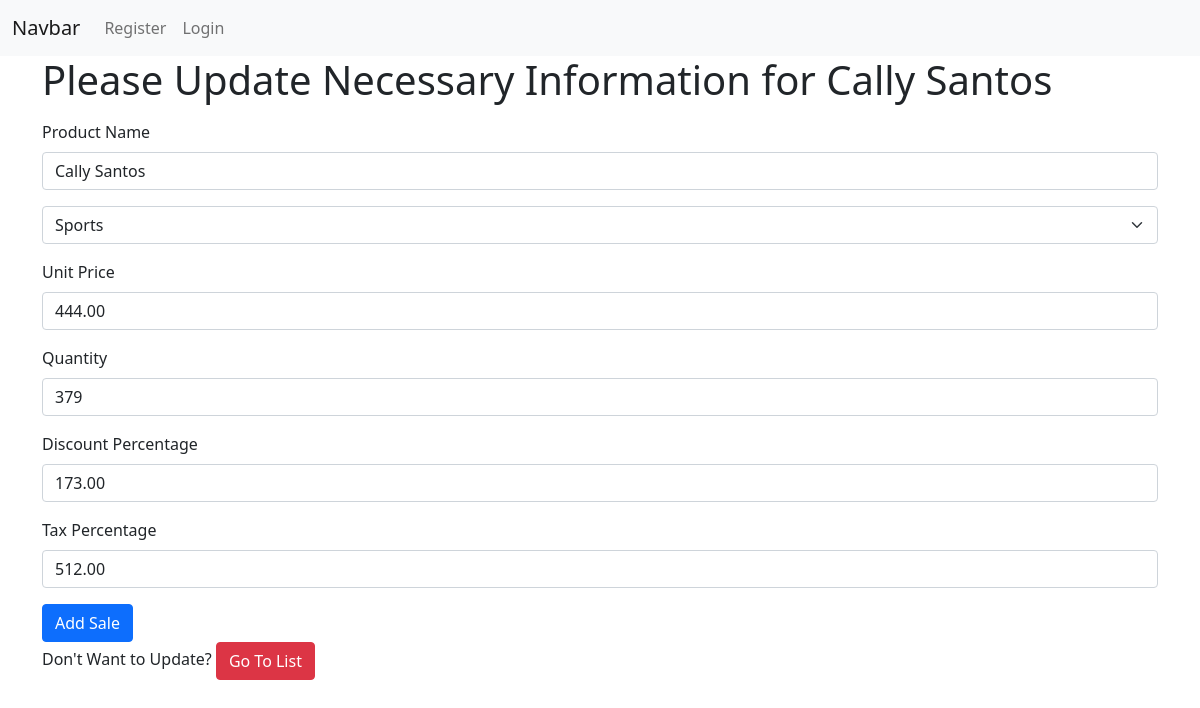
Screenshot of /update-sale/3/ with the database file from the repository.
### Sales_Management/models.py (models this page shows, shortened)
class SaleModel(models.Model):
    product_name = models.CharField(max_length=255, null=True)
    category = models.ForeignKey(
        CategoryModel,
        on_delete=models.CASCADE,
        null=True, blank=True,
        related_name='cat'
    )
    unit_price = models.DecimalField(max_digits=10, decimal_places=2, null=True)
    quantity = models.PositiveIntegerField(null=True)
    discount_percent = models.DecimalField(max_digits=5, decimal_places=2, default=0, null=True)
    tax_percent = models.DecimalField(max_digits=5, decimal_places=2, default=0, null=True)
    total_price = models.DecimalField(max_digits=12, decimal_places=2, null=True, blank=True)
    sale_date = models.DateField(auto_now_add=True)

class CategoryModel(models.Model):
    name = models.CharField(max_length=255, null=True)

### Sales_Management/views.py (the view, shortened to what this page needs)
# urls.py: path('update-sale/<str:s_id>/', update_sale, name='update_sale'),
def update_sale(request, s_id):
    sale_data = SaleModel.objects.get(id = s_id)
    cate = CategoryModel.objects.all()
    context = {
        'cate' : cate,
        'sale_data' : sale_data
    }
    return render(request, 'sale/update_sale.html', context)

### Sales_Management/templates/sale/update_sale.html (shortened to what this page needs)
{% extends 'master/base.html' %}
{% block body %}
  <h1>Please Update Necessary Information for {{sale_data.product_name}}</h1>
  <div class="mt-3">
    <form action="" method="POST">
      <div class="mb-3">
        <label for="exampleInputPassword1" class="form-label">Product Name</label>
        <input name="product_name" value="{{sale_data.product_name}}" type="text" class="form-control" id="exampleInputPassword1" placeholder="Product Name" required />
      </div>
      <div class="mb-3">
        <div class="mb-3">
          <select name="category" class="form-select" aria-label="Default select example">
            {% for c in cate %}
              <option value="{{ c.id }}"
              {% if sale_data.category.id == c.id  %}
                selected
              {% endif %}
                >{{ c.name }}</option>
            {% endfor %}
          </select>
        </div>
      </div>
      <div class="mb-3">
        <label for="exampleInputPassword1" class="form-label">Unit Price</label>
        <input name="unit_price" value="{{sale_data.unit_price}}" type="number" class="form-control" id="exampleInputPassword1" placeholder="Prodive per piece price" required />
      </div>
      <div class="mb-3">
        <label for="exampleInputPassword1" class="form-label">Quantity</label>
        <input name="quantity" value="{{sale_data.quantity}}" type="number" class="form-control" id="exampleInputPassword1" placeholder="Provide Quantity in Number" required />
      </div>
      <div class="mb-3">
        <label for="exampleInputPassword1" class="form-label">Discount Percentage</label>
        <input name="discount_percent" value="{{sale_data.discount_percent}}" type="number" class="form-control" id="exampleInputPassword1" placeholder="Provide Percentage Number" />
      </div>
      <div class="mb-3">
        <label for="exampleInputPassword1" class="form-label">Tax Percentage</label>
        <input name="tax_percent" value="{{sale_data.tax_percent}}" type="number" class="form-control" id="exampleInputPassword1" placeholder="Provide Percentage Number" />
      </div>
      <button type="submit" class="btn btn-primary">Add Sale</button>
    </form>
    <label for="">Don't Want to Update?</label>
    <a href="{% url 'sale_list' %}" class="btn btn-danger">Go To List</a>
  </div>
{% endblock %}

### rows the page displays
SaleModel: product_name "Cally Santos", category "Sports", unit_price "444.00", quantity "379", discount_percent "173.00", tax_percent "512.00"
